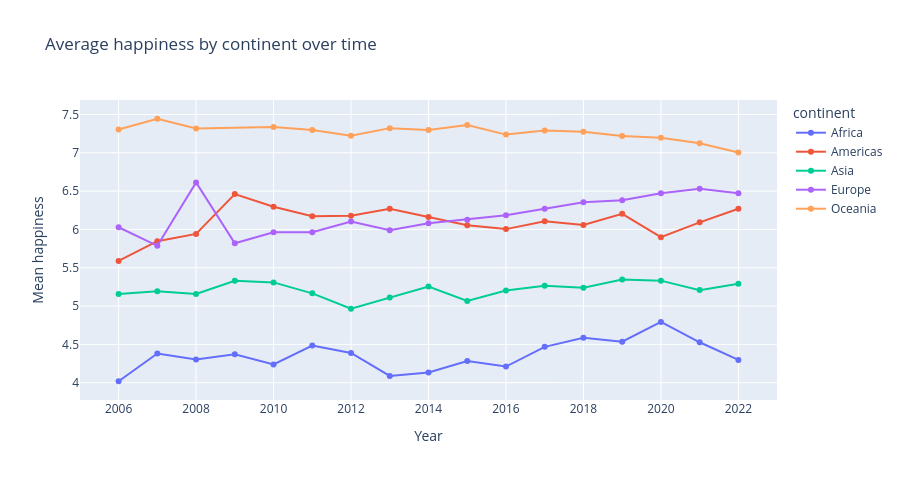

Notebook code cell kept with this figure:
### Markdown cell above
#### Interactive line chart — happiness dynamics by continent

Click on continent names in the legend to isolate individual series. Double-click to isolate one group and hide all others.

### Code cell
dynamics = (
    happy2[happy2.year >= 2006]
    .groupby(['year', 'continent'])['happiness']
    .mean().reset_index()
)

fig = px.line(
    dynamics,
    x='year', y='happiness',
    color='continent',
    markers=True,                          # show dots at each year
    title='Average happiness by continent over time',
    labels={'happiness': 'Mean happiness', 'year': 'Year'},
    height=480
)
fig.show()

### Figure 1 — Plotly figure (JSON) as saved in the notebook; plotly's stock layout.template omitted (floating-point values rounded to 4 significant figures)
{"data": [{"hovertemplate": "continent=Africa<br>Year=%{x}<br>Mean happiness=%{y}<extra></extra>", "legendgroup": "Africa", "line": {"color": "#636efa", "dash": "solid"}, "marker": {"symbol": "circle"}, "mode": "lines+markers", "name": "Africa", "orientation": "v", "showlegend": true, "type": "scatter", "x": [2006, 2007, 2008, 2009, 2010, 2011, 2012, 2013, 2014, 2015, 2016, 2017, 2018, 2019, 2020, 2021, 2022], "xaxis": "x", "y": [4.019, 4.381, 4.302, 4.37, 4.237, 4.484, 4.389, 4.088, 4.134, 4.283, 4.211, 4.468, 4.586, 4.534, 4.793, 4.527, 4.298], "yaxis": "y"}, {"hovertemplate": "continent=Americas<br>Year=%{x}<br>Mean happiness=%{y}<extra></extra>", "legendgroup": "Americas", "line": {"color": "#EF553B", "dash": "solid"}, "marker": {"symbol": "circle"}, "mode": "lines+markers", "name": "Americas", "orientation": "v", "showlegend": true, "type": "scatter", "x": [2006, 2007, 2008, 2009, 2010, 2011, 2012, 2013, 2014, 2015, 2016, 2017, 2018, 2019, 2020, 2021, 2022], "xaxis": "x", "y": [5.59, 5.846, 5.942, 6.462, 6.297, 6.173, 6.179, 6.269, 6.162, 6.055, 6.004, 6.107, 6.059, 6.204, 5.899, 6.092, 6.27], "yaxis": "y"}, {"hovertemplate": "continent=Asia<br>Year=%{x}<br>Mean happiness=%{y}<extra></extra>", "legendgroup": "Asia", "line": {"color": "#00cc96", "dash": "solid"}, "marker": {"symbol": "circle"}, "mode": "lines+markers", "name": "Asia", "orientation": "v", "showlegend": true, "type": "scatter", "x": [2006, 2007, 2008, 2009, 2010, 2011, 2012, 2013, 2014, 2015, 2016, 2017, 2018, 2019, 2020, 2021, 2022], "xaxis": "x", "y": [5.157, 5.192, 5.157, 5.331, 5.309, 5.166, 4.965, 5.11, 5.256, 5.067, 5.202, 5.264, 5.24, 5.348, 5.332, 5.208, 5.292], "yaxis": "y"}, {"hovertemplate": "continent=Europe<br>Year=%{x}<br>Mean happiness=%{y}<extra></extra>", "legendgroup": "Europe", "line": {"color": "#ab63fa", "dash": "solid"}, "marker": {"symbol": "circle"}, "mode": "lines+markers", "name": "Europe", "orientation": "v", "showlegend": true, "type": "scatter", "x": [2006, 2007, 2008, 2009, 2010, 2011, 2012, 2013, 2014, 2015, 2016, 2017, 2018, 2019, 2020, 2021, 2022], "xaxis": "x", "y": [6.028, 5.786, 6.613, 5.82, 5.963, 5.964, 6.104, 5.99, 6.08, 6.128, 6.184, 6.271, 6.356, 6.382, 6.473, 6.53, 6.473], "yaxis": "y"}, {"hovertemplate": "continent=Oceania<br>Year=%{x}<br>Mean happiness=%{y}<extra></extra>", "legendgroup": "Oceania", "line": {"color": "#FFA15A", "dash": "solid"}, "marker": {"symbol": "circle"}, "mode": "lines+markers", "name": "Oceania", "orientation": "v", "showlegend": true, "type": "scatter", "x": [2006, 2007, 2008, 2010, 2011, 2012, 2013, 2014, 2015, 2016, 2017, 2018, 2019, 2020, 2021, 2022], "xaxis": "x", "y": [7.305, 7.445, 7.317, 7.337, 7.298, 7.223, 7.322, 7.297, 7.364, 7.238, 7.292, 7.274, 7.22, 7.197, 7.124, 7.005], "yaxis": "y"}], "layout": {"height": 480, "legend": {"title": {"text": "continent"}, "tracegroupgap": 0}, "title": {"text": "Average happiness by continent over time"}, "xaxis": {"anchor": "y", "domain": [0, 1], "title": {"text": "Year"}}, "yaxis": {"anchor": "x", "domain": [0, 1], "title": {"text": "Mean happiness"}}}}
